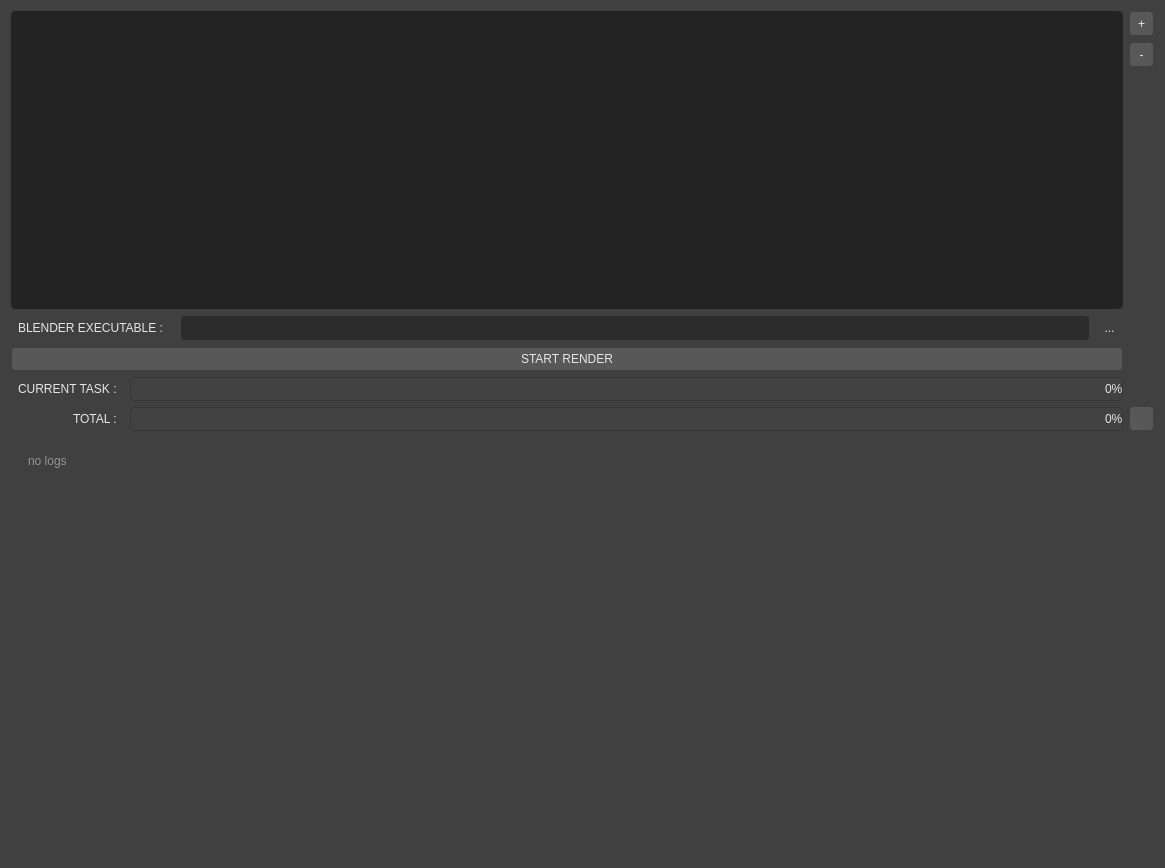
<?xml version="1.0" encoding="UTF-8"?>
<ui version="4.0">
 <class>Form</class>
 <widget class="QWidget" name="Form">
  <property name="geometry">
   <rect>
    <x>0</x>
    <y>0</y>
    <width>1165</width>
    <height>868</height>
   </rect>
  </property>
  <property name="windowTitle">
   <string>Form</string>
  </property>
  <property name="styleSheet">
   <string notr="true">QWidget {
    background-color: #404040;
    color: #e6e6e6;
    margin: 0px;
    padding: 4px;
    border-radius: 4px;
}

QPushButton::checked {
     background-color: #5680c2;
     color:#fcfdfd;
}

QCheckBox {
    background: transparent;
    color: #e4e4d4;
}
QCheckBox::indicator {
    width: 14px;
    height: 15px;
}
QCheckBox::indicator:checked {
    image: url(images:QCheckBox_checked.png);
}
QCheckBox::indicator:checked:hover {
    image: url(images:QCheckBox_checked_hover.png);
}
QCheckBox::indicator:unchecked {
    image: url(images:QCheckBox_unchecked.png);
}
QCheckBox::indicator:unchecked:hover {
    color: #f5f5f5;
    image: url(images:QCheckBox_unchecked_hover.png);
}


QComboBox {
    background-color: #2c2c2c;
    border: 1px solid #404040;
    color: #d0d0d0;
    padding-left: 6px;
}
QComboBox:disabled {
    background-color: #323232;
    color: #8a8a8a;
}
QComboBox::down-arrow {
    background-color: #2c2c2c;
    image: url(images:QComboBox_down_arrow.png);
}
QComboBox::down-arrow:on {
    background-color: #5680c2;
}
QComboBox::drop-down {
    background-color: #202020;
}
QComboBox::on {
    background-color: #5680c2;
    color: #f8f9f9;
}
QComboBox QAbstractItemView {
    border-bottom-left-radius: 4px;
    border-bottom-right-radius: 4px;
    selection-background-color: #5680c2;
}

QScrollBar{
    margin: 0px;
    padding: 0px;
}

QScrollBar:vertical {
    border: 1px solid #3D3A3A;
    background-color: none;
    width: 8px;
    margin: 0px 0px 0px 0px;
}

QScrollBar:horizontal {
    border: 1px solid #3D3A3A;
    background-color: none;
    height: 8px;
    margin: 0px 0px 0px 0px;
}

QScrollBar::handle:vertical {
    background-color: #545454;
    min-height: 1px;
    border-radius: 4px;

}
QScrollBar::handle:horizontal {
    background-color: #545454;
    min-width: 1px;
    border-radius: 4px;
}

QScrollBar::add-line:vertical {
    background-color: RED;
    height: 0px;
    subcontrol-position: bottom;
    subcontrol-origin: margin;
}

QScrollBar::sub-line:vertical {
    background-color: RED;
    height: 0px;
    subcontrol-position: top;
    subcontrol-origin: margin;
}

QScrollBar::add-line:horizontal {
    background-color: RED;
    width: 0px;
    subcontrol-position: right;
    subcontrol-origin: margin;
}

QScrollBar::sub-line:horizontal {
    background-color: RED;
    width: 0px;
    subcontrol-position: left;
    subcontrol-origin: margin;
}

QScrollBar::add-page:vertical, QScrollBar::sub-page:vertical {
    background-color: #202020;
}

QScrollBar::add-page:horizontal, QScrollBar::sub-page:horizontal {
    background-color: #202020;
}

QScrollBar::up-arrow:vertical, QScrollBar::down-arrow:vertical {
    background-color: RED;
    height: 0px;
    width: 0px;
}

QScrollBar::left-arrow:horizontal, QScrollBar::right-arrow:horizontal {
    background-color: RED;
    height: 0px;
    width: 0px;
}


QGroupBox {
    border: 0px solid #373737;
    background-color: #373737;
    padding-top: 12px;
}
QGroupBox::title {
    background-color: transparent;
    margin-top: 4px;
    padding-left: 8px;
}


QHeaderView {
    background-color: #3b3b3b;
    border: 0px transparent transparent;
}
QHeaderView:section {
    background-color: #3b3b3b;
    border: 0px transparent transparent;
}


QLabel {
    background-color: transparent;
    color:#e6e6e6
}


QLineEdit {
    background-color: #2c2c2c;
    border: 1px solid #404040;
    color: #dcdcdc;
}


QListView {
    background-color: #232323;
    border: 0px transparent transparent;
}
QListView:disabled {
    background-color: #19232D;
    color: #787878;
}
QListView:item {
    background-color: #282828;
}
QListView:item:hover {
    background-color: #484848;
    border: 0px transparent transparent;
}
QListView:item:selected {
    background-color: #314e78;
    border: 0px transparent transparent;
    color: #c68652;
}


QProgressBar {
    background-color: #424242;
    border: 1px solid #373737;
    padding: 0px;
    text-align: right;
}
QProgressBar::chunk {
    background-color: #5680c2;
    border: 1px solid #373737;
}

QMessageBox {
    background-color: rgb(24, 24, 24);
}

QMessageBox QPushButton {
    min-width: 105px;
}

QPushButton {
    background-color: #585858;
    border: 1px solid #404040;
}
QPushButton:default {
    background-color: #5379b4;
}
QPushButton:disabled {
    background-color: #323232;
    color: #8a8a8a;
}
QPushButton:hover {
     background-color: #676767;
}
QPushButton:pressed {
     background-color: #5680c2;
     color:#fcfdfd;
}

QRadioButton {
    background: transparent;
    color: #e4e4d4;
}
QRadioButton::indicator {
    width: 14px;
    height: 14px;
}
QRadioButton::indicator:checked {
    image: url(images:QRadioButton_checked.png);
}
QRadioButton::indicator:checked:hover {
    image: url(images:QRadioButton_checked_hover.png);
}
QRadioButton::indicator:unchecked {
    image: url(images:QRadioButton_unchecked.png);
}
QRadioButton::indicator:unchecked:hover {
    color: #f5f5f5;
    image: url(images:QRadioButton_unchecked_hover.png);
}


QSpinBox {
    background: #595959;
    border: 1px solid #404040;
    text-align: center;
}
QSpinBox::down-button {
    border-width: 0px;
    padding-top: 3px;
    subcontrol-origin: control;
    subcontrol-position: top left;
    width: 13px;
    height: 20px;
}

QSpinBox::down-button:hover {
    background:#6b6b6b
}
QSpinBox::down-arrow:hover {
    height: 20px;
    image: url(images:QSpinBox_down_arrow.png);
}
QSpinBox::hover {
    background: #808080;
}
QSpinBox::up-button {
    border-width: 0px;
    padding-top: 3px;
    subcontrol-origin: control;
    subcontrol-position: top right;
    width: 13px;
    height: 20px;
}
QSpinBox::up-button:hover {
    background:#6b6b6b
}
QSpinBox::up-arrow:hover {
    height: 20px;
    image: url(images:QSpinBox_up_arrow.png);
}


QTableView QTableCornerButton:section {
    background-color: #3b3b3b;
    border: 1px solid #3b3b3b;
}


QTabWidget::pane {
    background-color: #404040;
    border-color: #373737;
    border-style: solid;
    border-width: 2px;
    border-radius: 4px;
    margin-left: 1x;
}
QTabBar::tab {
    background-color: #373737;
    border-style: solid;
    border-width: 1px;
    border-top-color: #373737;
    border-right-color: #373737;
    border-left-color: #373737;
    border-bottom-color: #373737;
    padding: 5px;

}
QTabBar::tab:selected {
    background-color: #424242;
    border-style: solid;
    border-width: 1px;
    border-color: #373737;
    border-bottom-color: #424242;
}
QTabBar::tab:hover:!selected {
    background-color: #343434;
    color: #afafaf;
}
QTabBar::tab:!selected {
    border-style: solid;
    border-width: 1px;
    background-color: #313131;
    color: #d8d8d8;
}


QTreeView {
    background-color: #232323;
    border: 0px transparent transparent;
}
QTreeView:disabled {
    background-color: #19232D;
    color: #787878;
}
QTreeView:item {
    background-color: #282828;
}
QTreeView:item:hover {
    background-color: #484848;
    border: 0px transparent transparent;
}
QTreeView:item:selected {
    background-color: #314e78;
    border: 0px transparent transparent;
    color: #c68652;
}</string>
  </property>
  <layout class="QVBoxLayout" name="verticalLayout">
   <item>
    <layout class="QHBoxLayout" name="horizontalLayout">
     <item>
      <layout class="QVBoxLayout" name="verticalLayout_4">
       <item>
        <widget class="QListWidget" name="listWidget"/>
       </item>
       <item>
        <layout class="QHBoxLayout" name="horizontalLayout_2">
         <item>
          <widget class="QLabel" name="label_3">
           <property name="text">
            <string>BLENDER EXECUTABLE : </string>
           </property>
          </widget>
         </item>
         <item>
          <widget class="QLineEdit" name="b_exec">
           <property name="enabled">
            <bool>true</bool>
           </property>
          </widget>
         </item>
         <item>
          <widget class="QToolButton" name="toolButton">
           <property name="text">
            <string>...</string>
           </property>
          </widget>
         </item>
        </layout>
       </item>
       <item>
        <widget class="QPushButton" name="render_button">
         <property name="text">
          <string>START RENDER</string>
         </property>
        </widget>
       </item>
       <item>
        <layout class="QFormLayout" name="formLayout">
         <property name="labelAlignment">
          <set>Qt::AlignRight|Qt::AlignTrailing|Qt::AlignVCenter</set>
         </property>
         <item row="0" column="0">
          <widget class="QLabel" name="label">
           <property name="text">
            <string>CURRENT TASK :</string>
           </property>
          </widget>
         </item>
         <item row="0" column="1">
          <widget class="QProgressBar" name="pbc">
           <property name="value">
            <number>0</number>
           </property>
          </widget>
         </item>
         <item row="1" column="0">
          <widget class="QLabel" name="label_2">
           <property name="text">
            <string>TOTAL :</string>
           </property>
          </widget>
         </item>
         <item row="1" column="1">
          <widget class="QProgressBar" name="pbt">
           <property name="value">
            <number>0</number>
           </property>
          </widget>
         </item>
        </layout>
       </item>
      </layout>
     </item>
     <item>
      <layout class="QVBoxLayout" name="verticalLayout_2">
       <item alignment="Qt::AlignHCenter|Qt::AlignTop">
        <widget class="QPushButton" name="plusb">
         <property name="sizePolicy">
          <sizepolicy hsizetype="Fixed" vsizetype="Fixed">
           <horstretch>0</horstretch>
           <verstretch>0</verstretch>
          </sizepolicy>
         </property>
         <property name="minimumSize">
          <size>
           <width>25</width>
           <height>25</height>
          </size>
         </property>
         <property name="maximumSize">
          <size>
           <width>25</width>
           <height>25</height>
          </size>
         </property>
         <property name="text">
          <string>+</string>
         </property>
        </widget>
       </item>
       <item alignment="Qt::AlignHCenter">
        <widget class="QPushButton" name="minb">
         <property name="sizePolicy">
          <sizepolicy hsizetype="Fixed" vsizetype="Fixed">
           <horstretch>0</horstretch>
           <verstretch>0</verstretch>
          </sizepolicy>
         </property>
         <property name="minimumSize">
          <size>
           <width>25</width>
           <height>25</height>
          </size>
         </property>
         <property name="maximumSize">
          <size>
           <width>25</width>
           <height>25</height>
          </size>
         </property>
         <property name="text">
          <string>-</string>
         </property>
        </widget>
       </item>
       <item>
        <spacer name="verticalSpacer">
         <property name="orientation">
          <enum>Qt::Vertical</enum>
         </property>
         <property name="sizeHint" stdset="0">
          <size>
           <width>25</width>
           <height>40</height>
          </size>
         </property>
        </spacer>
       </item>
       <item>
        <widget class="QPushButton" name="logbutton">
         <property name="minimumSize">
          <size>
           <width>25</width>
           <height>25</height>
          </size>
         </property>
         <property name="maximumSize">
          <size>
           <width>25</width>
           <height>25</height>
          </size>
         </property>
         <property name="text">
          <string/>
         </property>
         <property name="checkable">
          <bool>true</bool>
         </property>
         <property name="checked">
          <bool>false</bool>
         </property>
        </widget>
       </item>
      </layout>
     </item>
    </layout>
   </item>
   <item>
    <widget class="QWidget" name="horizontalWidget_2" native="true">
     <layout class="QHBoxLayout" name="log_layout">
      <item>
       <widget class="QTextEdit" name="logtext">
        <property name="enabled">
         <bool>true</bool>
        </property>
        <property name="readOnly">
         <bool>true</bool>
        </property>
        <property name="html">
         <string>&lt;!DOCTYPE HTML PUBLIC &quot;-//W3C//DTD HTML 4.0//EN&quot; &quot;http://www.w3.org/TR/REC-html40/strict.dtd&quot;&gt;
&lt;html&gt;&lt;head&gt;&lt;meta name=&quot;qrichtext&quot; content=&quot;1&quot; /&gt;&lt;style type=&quot;text/css&quot;&gt;
p, li { white-space: pre-wrap; }
&lt;/style&gt;&lt;/head&gt;&lt;body style=&quot; font-family:'MS Shell Dlg 2'; font-size:8.25pt; font-weight:400; font-style:normal;&quot;&gt;
&lt;p style=&quot;-qt-paragraph-type:empty; margin-top:0px; margin-bottom:0px; margin-left:0px; margin-right:0px; -qt-block-indent:0; text-indent:0px; font-size:8pt;&quot;&gt;&lt;br /&gt;&lt;/p&gt;&lt;/body&gt;&lt;/html&gt;</string>
        </property>
        <property name="placeholderText">
         <string>no logs</string>
        </property>
       </widget>
      </item>
      <item>
       <spacer name="verticalSpacer_2">
        <property name="orientation">
         <enum>Qt::Vertical</enum>
        </property>
        <property name="sizeHint" stdset="0">
         <size>
          <width>25</width>
          <height>40</height>
         </size>
        </property>
       </spacer>
      </item>
     </layout>
    </widget>
   </item>
  </layout>
 </widget>
 <resources/>
 <connections>
  <connection>
   <sender>logbutton</sender>
   <signal>toggled(bool)</signal>
   <receiver>horizontalWidget_2</receiver>
   <slot>setVisible(bool)</slot>
   <hints>
    <hint type="sourcelabel">
     <x>1146</x>
     <y>419</y>
    </hint>
    <hint type="destinationlabel">
     <x>1149</x>
     <y>443</y>
    </hint>
   </hints>
  </connection>
 </connections>
</ui>
